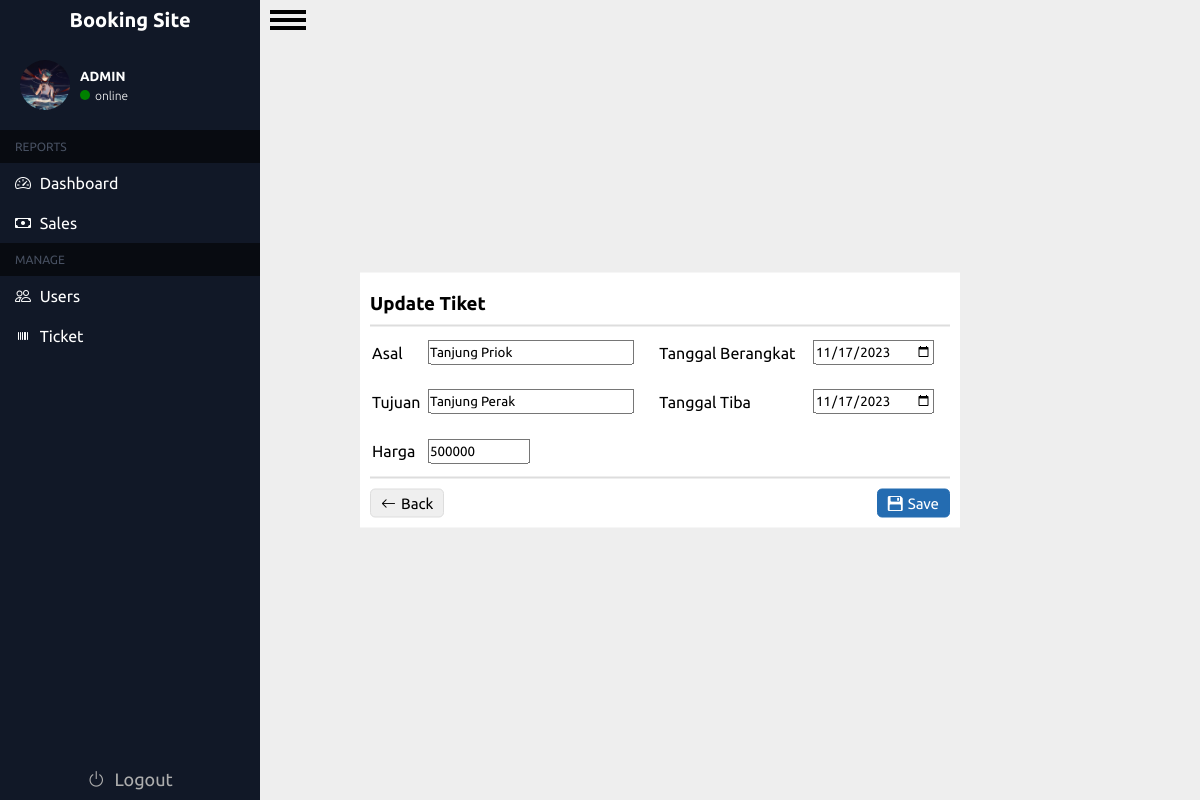
/admin/update.php?id=10 (signed in), run on the app's committed database.
### tables this page shows
CREATE TABLE `users` (
  `id_user` int(11) NOT NULL,
  `Username` varchar(200) NOT NULL,
  `Email` varchar(200) NOT NULL,
  `Age` int(11) NOT NULL,
  `Password` varchar(200) NOT NULL,
  `gambar` varchar(255) DEFAULT NULL,
  `role` varchar(225) NOT NULL
);

CREATE TABLE `tiket` (
  `id_tiket` int(255) NOT NULL,
  `asal` varchar(255) NOT NULL,
  `tujuan` varchar(255) NOT NULL,
  `tanggal_berangkat` varchar(255) NOT NULL,
  `tanggal_tiba` varchar(255) NOT NULL,
  `harga` int(100) NOT NULL
);

### admin/update.php (the view, shortened to what this page needs)
<?php
require '../koneksi.php';
$id = $_GET["id"];
$result = mysqli_query($conn, "select * from tiket where id_tiket = '$id'");
$prd = [];
while ($row = mysqli_fetch_assoc($result)) {
    $prd[] = $row;
}
$prd = $prd[0];
?>
<!DOCTYPE html>
<html lang="en">
<head>
    <link rel="stylesheet" href="../css/tiket.css?v=1.3">
    <link rel="stylesheet" href="https://cdn.jsdelivr.net/npm/bootstrap-icons@1.11.1/font/bootstrap-icons.css">
</head>
<body>
    <div class="container">
        <?php @include "../includes/sidebar.php" ?>
        <div class="main-content">
            <div id="menu-button">
                <label for="menu-checkbox" id="menu-label">
                    <div id="hamburger"></div>
                </label>
            </div>
            <div class="wrapp">
                <div class="header-content">
                    <h3>Update Tiket</h3>
                </div>
                <form action="" method="post">
                    <table>
                        <tr>
                            <td><label for="">Asal</label></td>
                            <td><input type="text" name="asal" autocomplete="off" value="<?= $prd["asal"] ?>"></td>
                            <td><label for="">Tanggal Berangkat</label></td>
                            <td><input type="date" name="tgl_berangkat" id="datemin" value="<?= $prd["tanggal_berangkat"] ?>"></td>
                        </tr>
                        <tr>
                            <td><label for="">Tujuan</label> </td>
                            <td><input type="text" name="tujuan" autocomplete="off" value="<?= $prd["tujuan"] ?>"></td>
                            <td><label for="">Tanggal Tiba</label></td>
                            <td><input type="date" name="tgl_tiba" id="datemin1" value="<?= $prd["tanggal_tiba"] ?>"></td>
                        </tr>
                        <tr>
                            <td><label for="">Harga</label></td>
                            <td><input type="number" name="harga" autocomplete="off" value="<?= $prd["harga"] ?>" min='1' max='9999999'></td>
                        </tr>
                    </table>
                    <div class="footer-content">
                        <button type="submit" name="back"><i class="bi bi-arrow-left"></i>Back</button>
                        <button type="submit" name="change"><i class="bi bi-floppy2-fill"></i> Save</button>
                    </div>
                </form>
            </div>
            <br>
            <br>
        </div>
    </div>
</body>
</html>

### includes/sidebar.php (shortened to what this page needs)
<link rel="stylesheet" href="../css/sidebar.css?v=2">
<div class="sidebar">
    <div class="header">
        <a href="#">
            <div class="list-item">
                <span class="description-header">Booking Site</span>
            </div>
        </a>
        <div class="info-user">
            <div class="picture">
                <?php
                require '../koneksi.php';
                $id_u = $_SESSION['id'];
                $hasil = mysqli_query($conn, "select gambar from users where id_user = '$id_u'");
                $gambar = [];
                while ($record = mysqli_fetch_assoc($hasil)) {
                    $gambar[] = $record;
                }
                echo "
                <img src='../img/".$gambar[0]["gambar"] . "' alt=''>
                "
                ?>
                <div class="circle">
                    <i class="bi bi-pencil"></i>
                </div>
                <div class="layer"></div>
            </div>
            <div class="content" id="content">
                <h5>ADMIN</h5>
                <div class="online">
                    <div class="info"></div>
                    <p>online</p>
                </div>
            </div>
        </div>
    </div>
    <div class="main">
        <div class="head-list">
            <span>REPORTS</span>
        </div>
        <div class="list-item">
            <a href="home.php">
                <i class="bi bi-speedometer2"></i>
                <span class="description">Dashboard</span>
            </a>
        </div>
        <div class="list-item">
            <a href="sales.php">
                <i class="bi bi-cash"></i>
                <span class="description">Sales</span>
            </a>
        </div>
        <div class="head-list">
            <span>MANAGE</span>
        </div>
        <div class="list-item">
            <a href="users.php">
                <i class="bi bi-people"></i>
                <span class="description">Users</span>
            </a>
        </div>
        <div class="list-item">
            <a href="tiket.php">
                <i class="bi bi-upc"></i>
                <span class="description">Ticket</span>
            </a>
        </div>
        <div class="list-item logout">
            <a href="../login/logout.php">
                <i class="bi bi-power"></i>
                <span class="description">Logout</span>
            </a>
        </div>
    </div>
</div>

### css/tiket.css (style rules this page uses)
input[type=number] { -moz-appearance: textfield; }
.header-content { border-bottom: 2px solid #ddd; padding: 10px 0; }
.footer-content { display: flex; justify-content: space-between; align-items: center; border-top: 2px solid #ddd; padding: 10px 0 0 0; }
.footer-content button { font-size: 15px; padding: 5px 10px; border-radius: 5px; cursor: pointer; border: 1px solid #ddd; display: flex; align-items: center; gap: 5px; box-sizing: border-box; }
.footer-content button:nth-child(2) { background-color: #246cb1; color: white; border: 1px solid #246cb1; transition: .2s ease-in; }
.wrapp { width: auto; min-width: 600px; position: absolute; top: 50%; left: 50%; transform: translate(-40%, -50%); background-color: #fff; padding: 10px; }
.wrapp table { height: 150px; width: 100%; }
.wrapp table input { height: 25px; }

### css/sidebar.css (style rules this page uses)
.sidebar { background-color: #111827; width: 260px; display: flex; box-sizing: border-box; flex-direction: column; transition: all ease-in 0.3s; position: relative; }
.main-content { background-color: #eeeeee; flex-grow: 1; }
.sidebar .description-header { font-style: normal; font-weight: 700; font-size: 20px; line-height: 16px; text-align: center; color: white; }
.sidebar .header a { text-decoration: none; color: white; }
.sidebar .header .list-item { display: flex; flex-direction: row; align-items: center; justify-content: center; padding: 5px 8px; height: 40px; box-sizing: border-box; }
.sidebar .main .list-item a { font-style: normal; font-weight: 400; font-size: 16px; line-height: 16px; text-align: center; color: #fff; text-decoration: none; }
.sidebar .main .list-item { padding: 12px 15px; display: flex; flex-direction: row; align-items: center; cursor: pointer; }
.sidebar .main .logout { position: absolute; bottom: 0; right: 0; width: 100%; font-size: 28px; cursor: default; justify-content: center; }
.sidebar .main .logout a { font-size: 18px; color: #adadad; }
.sidebar .main .description { margin-left: 5px; }
.main .head-list { color: #475061; padding: 10px 15px; background-color: #080b11; font-style: normal; font-weight: 400; font-size: 12px; }
.container .sidebar .info-user { color: white; padding: 20px; display: flex; align-items: center; gap: 10px; }
.container .sidebar .info-user .content { display: flex; flex-direction: column; gap: 5px; }
.container .sidebar .info-user .picture .layer { width: inherit; height: inherit; z-index: 999; position: absolute; top: 0; }
.container .sidebar .info-user .picture { width: 50px; height: 50px; border-radius: 50%; cursor: pointer; background-size: cover; overflow: hidden; position: relative; background-position: top; }
.container .sidebar .info-user .picture .circle { position: absolute; bottom: -5px; right: -5px; color: #6d6e6e; font-size: 18px; }
.container .sidebar .info-user .picture img { width: inherit; z-index: 1; }
.container .sidebar .info-user .content .online .info { width: 10px; height: 10px; border-radius: 50%; background-color: green; }
.container .sidebar .info-user .content .online { display: flex; align-items: center; gap: 5px; }
.container .sidebar .info-user .content .online p { font-size: 12px; font-weight: 200; }

### css/admin.css (style rules this page uses)
* { padding: 0; margin: 0; box-sizing: border-box; font-family: 'Ubuntu', sans-serif; }
.container { display: flex; min-height: 100vh; }
#menu-button { width: 36px; position: absolute; overflow: hidden; margin: 10px; }
#menu-label { position: relative; display: block; height: 20px; cursor: pointer; }
#hamburger, #menu-label:after, #menu-label:before { position: absolute; left: 0; width: 100%; height: 4px; background-color: black; }
#menu-label:after, #menu-label:before { content: ""; transition: .4s cubic-bezier(0.25, 0.46, 0.45, 0.94); }
#menu-label:before { top: 0; }
#menu-label:after { top: 8px; }
#hamburger { top: 16px; }
#hamburger:before { content: "MENU"; position: absolute; top: 5px; right: 0; left: 0; color: #111827; font-size: 12px; font-weight: bold; text-align: center; }

### data on the page
users: gambar (picture)
tiket: asal "Tanjung Priok", tgl_berangkat "11/17/2023", tujuan "Tanjung Perak", tgl_tiba "11/17/2023", harga "500000"
